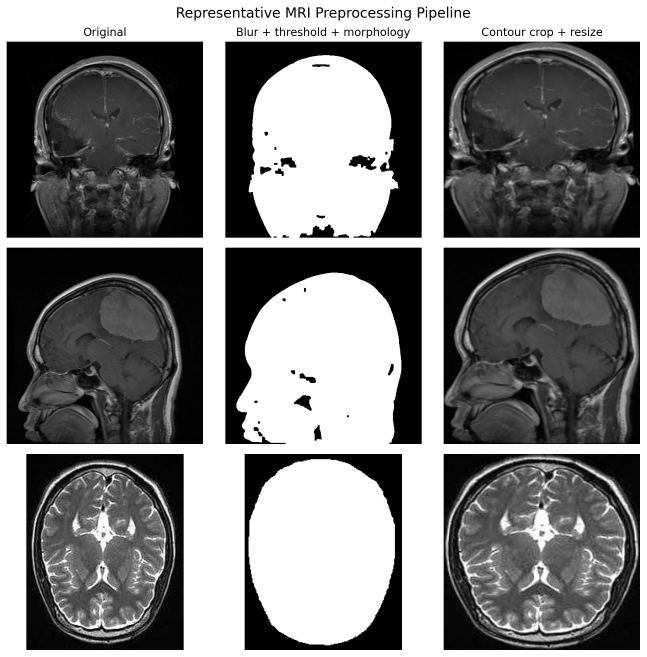
#> input picture preprocessing_diagnostics/preprocessing_before_after.png, 1939 x 1970 px, given in place of Tr-no_337.jpg, which was not available (shown at 1/3 size)
$ jupyter execute --allow-errors MRI_SCAN.ipynb   (text cells are left out)
#> lines starting #> are read from the running program, lines starting #| are printed output that depends on the picture; after the words box and inside, x2 and y2 are one past the last pixel; in counts of white or black regions, pixels touching at a corner belong together; long printed decimals are rounded; pictures that were not available may be replaced by others from this repository, and a replacement may not be noted
### utils.py
"""Reusable data, model, and explainability helpers for the MRI notebook."""

import os
import numpy as np
import pandas as pd
import tensorflow as tf


# [11 lines left out: function build_df, not called in this run]


def load_all_data(training_dir, testing_dir):
    """Load training, testing, and combined image metadata tables."""
    missing_dirs = [
        directory for directory in (training_dir, testing_dir)
        if not os.path.isdir(directory)
    ]
    if missing_dirs:
        raise FileNotFoundError(
            'MRI dataset folders were not found: '
            f'{missing_dirs}. Set MRI_DATA_DIR to the folder containing '
            'Training and Testing subfolders.'
        )
    training_data = build_df(training_dir)
    testing_data = build_df(testing_dir)
    all_data = pd.concat([training_data, testing_data], ignore_index=True)
    return training_data, testing_data, all_data


# [115 lines left out: functions make_augmentation, build_dataset, build_efficientnet, build_gradcam_model, make_gradcam_heatmap, not called in this run]

### MRI_SCAN.ipynb
[cell 1]
import gc
import json
import os
from pathlib import Path

import cv2
import matplotlib.pyplot as plt
import numpy as np
import pandas as pd
import seaborn as sns
import tensorflow as tf
from PIL import Image
from sklearn.metrics import accuracy_score, classification_report, confusion_matrix, f1_score
from sklearn.model_selection import train_test_split
from sklearn.preprocessing import LabelEncoder
from tensorflow.keras.applications.efficientnet import preprocess_input

from utils import (
    build_dataset,
    build_gradcam_model,
    build_efficientnet,
    load_all_data,
    make_augmentation,
    make_gradcam_heatmap,
)

DATA_DIR = os.environ.get('MRI_DATA_DIR')
if DATA_DIR is None:
    DATA_DIR = next(
        (
            candidate for candidate in ('./Data', './data', './archive')
            if os.path.isdir(os.path.join(candidate, 'Training'))
            and os.path.isdir(os.path.join(candidate, 'Testing'))
        ),
        './data'
    )
TRAINING_DIR = os.path.join(DATA_DIR, 'Training')
TESTING_DIR = os.path.join(DATA_DIR, 'Testing')

#> (a cell that did not finish here is left out)

#> (a cell that did not finish here is left out)

#> (a cell that did not finish here is left out)

#> (a cell that did not finish here is left out)

[cell 6]
# Estimate the fraction of near-black pixels in the sampled images.
black_pixel_records = []

#> (the rest of this cell did not finish here and is left out)

#> (a cell that did not finish here is left out)

[cell 8]
# Scan every listed image and record files that cannot be opened or decoded.
corrupt_files = []

#> (the rest of this cell did not finish here and is left out)

[cell 9]
crop_fallback_count = 0
full_image_bbox_count = 0


def crop_and_resize_image(
    image_path,
    output_size=(224, 224),
    threshold_method='fixed',
    opening_kernel_size=5,
    min_contour_area_ratio=0.01,
    return_details=False
):
    global crop_fallback_count, full_image_bbox_count

    grayscale_image = np.asarray(Image.open(image_path).convert('L'))
    blurred_image = cv2.GaussianBlur(grayscale_image, (5, 5), 0)
    if threshold_method == 'otsu':
        _, thresholded_image = cv2.threshold(
            blurred_image, 0, 255, cv2.THRESH_BINARY + cv2.THRESH_OTSU
        )
    elif threshold_method == 'fixed':
        _, thresholded_image = cv2.threshold(
            blurred_image, 15, 255, cv2.THRESH_BINARY
        )
    else:
        raise ValueError("threshold_method must be 'otsu' or 'fixed'")

    cleanup_kernel = np.ones((opening_kernel_size, opening_kernel_size), dtype=np.uint8)
    thresholded_image = cv2.morphologyEx(
        thresholded_image, cv2.MORPH_OPEN, cleanup_kernel
    )
    thresholded_image = cv2.morphologyEx(
        thresholded_image, cv2.MORPH_CLOSE, cleanup_kernel
    )
    contours, _ = cv2.findContours(
        thresholded_image, cv2.RETR_EXTERNAL, cv2.CHAIN_APPROX_SIMPLE
    )
    image_area = grayscale_image.shape[0] * grayscale_image.shape[1]
    minimum_contour_area = min_contour_area_ratio * image_area
    valid_contours = [
        contour for contour in contours
        if cv2.contourArea(contour) >= minimum_contour_area
    ]

    if not valid_contours:
        crop_fallback_count += 1
        crop = grayscale_image
        bounding_box = (0, 0, grayscale_image.shape[1], grayscale_image.shape[0])
    else:
        largest_contour = max(valid_contours, key=cv2.contourArea)
        x, y, width, height = cv2.boundingRect(largest_contour)
        bounding_box = (x, y, width, height)
        if bounding_box == (0, 0, grayscale_image.shape[1], grayscale_image.shape[0]):
            full_image_bbox_count += 1
        crop = grayscale_image[y:y + height, x:x + width]

    processed_image = cv2.resize(crop, output_size, interpolation=cv2.INTER_AREA)
    if return_details:
        return processed_image, thresholded_image, bounding_box
    return processed_image

[cell 10]
# Compare original, cleaned threshold, and cropped images using the fixed threshold.
samples_per_class = 5
comparison_rows = []

#> (the rest of this cell did not finish here and is left out)

[cell 11]
# Persist the existing fixed-threshold comparison for README and project reports.
preprocessing_output_dir = Path('preprocessing_diagnostics')
preprocessing_output_dir.mkdir(exist_ok=True)

#> (the rest of this cell did not finish here and is left out)

[cell 12]
# Rank the previous notumor/meningioma examples by disconnected components in the old mask.
noisy_candidates = []
for item in comparison_rows:
    if item['Class'] not in {'notumor', 'meningioma'}:
        continue
    component_count, _, component_stats, _ = cv2.connectedComponentsWithStats(
        item['Thresholded'], connectivity=8
    )
    component_areas = component_stats[1:, cv2.CC_STAT_AREA]
    noise_components = component_areas[component_areas < 0.01 * item['Original'].size]
    noisy_candidates.append({
        'Class': item['Class'],
        'Path': item['Path'],
        'Noise Components': len(noise_components),
        'Old Component Count': component_count - 1
    })

#> (the rest of this cell did not finish here and is left out)

[cell 13]
# Inspect the two suspicious masks and the contours that currently survive filtering.
suspicious_paths = [
    os.path.join(TRAINING_DIR, 'notumor', 'Tr-no_337.jpg'),
    os.path.join(TRAINING_DIR, 'notumor', 'Tr-no_30.jpg')
]

for image_path in suspicious_paths:
    grayscale_image = np.asarray(Image.open(image_path).convert('L'))
    blurred_image = cv2.GaussianBlur(grayscale_image, (5, 5), 0)
    _, diagnostic_mask = cv2.threshold(blurred_image, 15, 255, cv2.THRESH_BINARY)
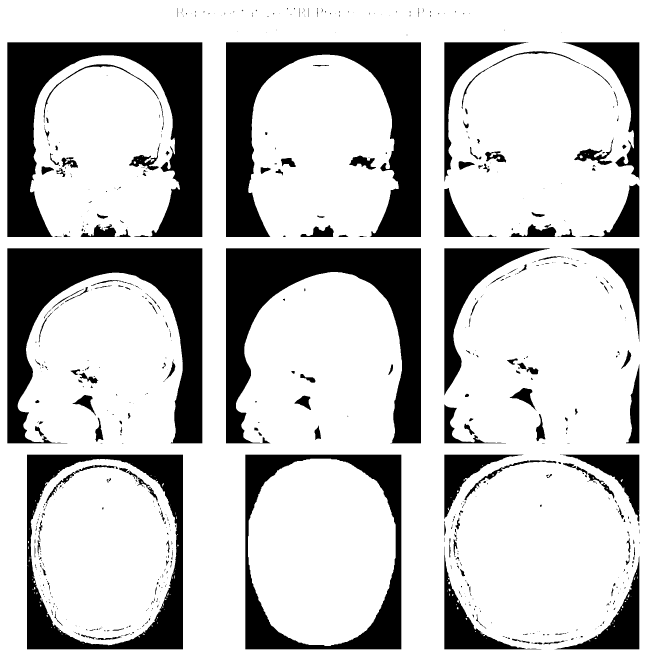
#> diagnostic_mask: shape (1970, 1939) (shown at 1/3 size); 76% white; 639 black regions (401 under 20 px), largest, box (x1, y1, x2, y2) and area: (22, 127, 607, 711) 139904, (678, 127, 1263, 711) 137088, (22, 745, 607, 1330) 132870
    cleanup_kernel = np.ones((5, 5), dtype=np.uint8)
    diagnostic_mask = cv2.morphologyEx(diagnostic_mask, cv2.MORPH_OPEN, cleanup_kernel)
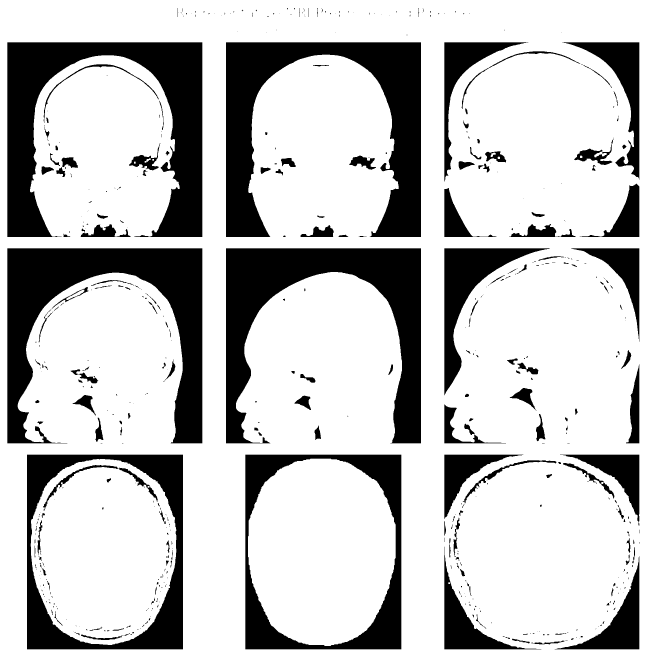
#> diagnostic_mask: shape (1970, 1939) (shown at 1/3 size); 75.9% white; 532 black regions (324 under 20 px), largest, box (x1, y1, x2, y2) and area: (22, 127, 607, 711) 140017, (678, 127, 1263, 711) 137098, (22, 745, 607, 1330) 133246
    diagnostic_mask = cv2.morphologyEx(diagnostic_mask, cv2.MORPH_CLOSE, cleanup_kernel)
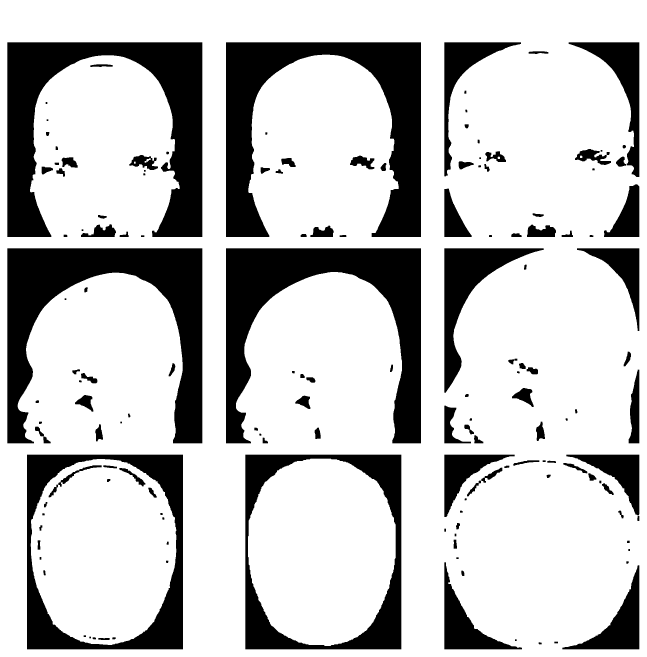
#> diagnostic_mask: shape (1970, 1939) (shown at 1/3 size); 76.3% white; 153 black regions, largest, box (x1, y1, x2, y2) and area: (22, 127, 607, 711) 139702, (678, 127, 1263, 711) 136701, (22, 745, 607, 1330) 132387
    contours, _ = cv2.findContours(
        diagnostic_mask, cv2.RETR_EXTERNAL, cv2.CHAIN_APPROX_SIMPLE
    )
#> contours = [[[0, 0], [0, 1969], [1938, 1969], [1938, 0]]]
    minimum_contour_area = 0.01 * grayscale_image.size
#> minimum_contour_area = 38198.3
    valid_contours = [
        contour for contour in contours
        if cv2.contourArea(contour) >= minimum_contour_area
    ]
#> valid_contours = [[[0, 0], [0, 1969], [1938, 1969], [1938, 0]]]
    if valid_contours:
        selected_contour = max(valid_contours, key=cv2.contourArea)
#> selected_contour = [[0, 0], [0, 1969], [1938, 1969], [1938, 0]]
        x, y, width, height = cv2.boundingRect(selected_contour)
#> x = 0; y = 0; width = 1939; height = 1970
        bbox_mask = diagnostic_mask[y:y + height, x:x + width]
        foreground_fraction = (bbox_mask > 0).mean()
#> foreground_fraction = 0.763
        print(f'Path: {image_path}')
        print(f'  Image shape: {grayscale_image.shape}')
#|   Image shape: (1970, 1939)
        print(f'  Total foreground fraction: {(diagnostic_mask > 0).mean():.6f}')
#|   Total foreground fraction: 0.7635
        print(f'  Selected contour area: {cv2.contourArea(selected_contour):.1f}')
#|   Selected contour area: 3815922.0
        print(f'  Bounding box: {(x, y, width, height)}')
#|   Bounding box: (0, 0, 1939, 1970)
        print(f'  Foreground fraction inside bounding box: {foreground_fraction:.6f}')
#|   Foreground fraction inside bounding box: 0.7635
    else:
        print(f'Path: {image_path}')
        print('  No contour passed the minimum area filter.')
#> pass 2 of the loop `for image_path in suspicious_paths:`:
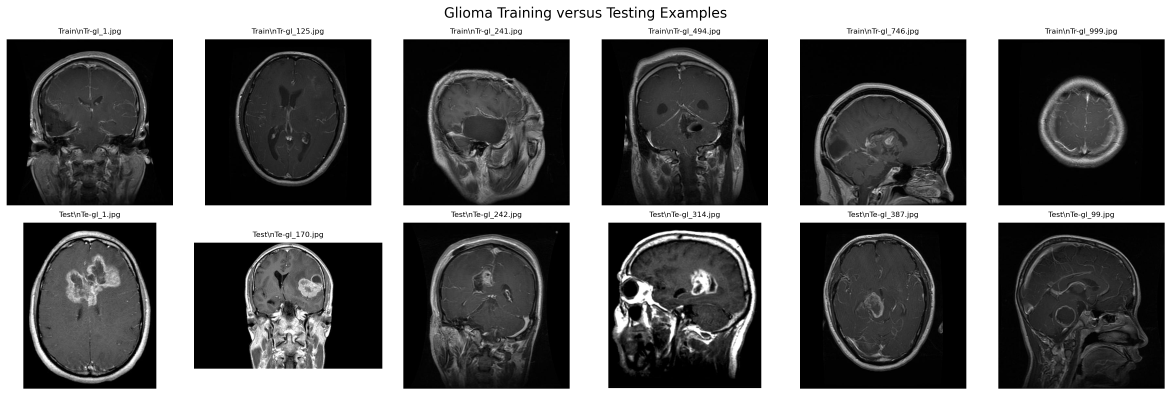
#> input picture assets/glioma_training_testing_comparison.png, 3513 x 1186 px, given in place of Tr-no_30.jpg, which was not available (shown at 1/3 size)
#> grayscale_image: shape (1186, 3513)
#> blurred_image: shape (1186, 3513)
#> `diagnostic_mask = cv2.morphologyEx(diagnostic_mask, cv2.MORPH_CLOSE, c..`:
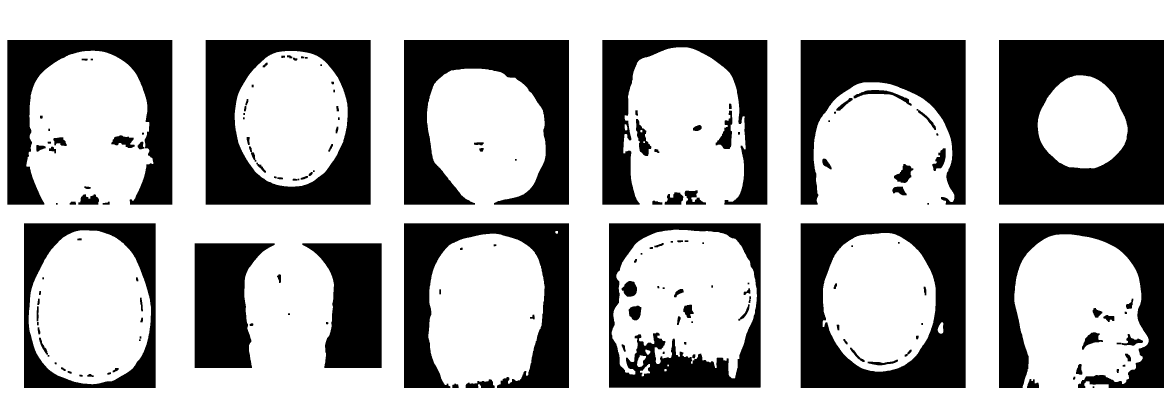
#> diagnostic_mask: shape (1186, 3513) (shown at 1/3 size); 66.3% white; 164 black regions, largest, box (x1, y1, x2, y2) and area: (2997, 120, 3492, 614) 187168, (617, 120, 1112, 614) 136022, (2402, 670, 2897, 1164) 132319
#> `contours, _ = cv2.findContours( diagnostic_mask, cv2.RETR_EXTERNAL, cv..`: contours = [[[0, 0], [0, 1185], [3512, 1185], [3512, 0]]]
#> selected_contour = [[0, 0], [0, 1185], [3512, 1185], [3512, 0]]
#> `x, y, width, height = cv2.boundingRect(selected_contour)`: width = 3513; height = 1186
#> foreground_fraction = 0.663
#|   Image shape: (1186, 3513)
#|   Total foreground fraction: 0.6631
#|   Selected contour area: 4161720.0
#|   Bounding box: (0, 0, 3513, 1186)
#|   Foreground fraction inside bounding box: 0.6631

[cell 14]
# Distinguish a true fallback from a valid contour that covers the entire image.
print(f'Fallbacks used during targeted recheck: {crop_fallback_count}')
print(f'Valid full-image contours during targeted recheck: {full_image_bbox_count}')
for image_path in suspicious_paths:
    _, mask, bounding_box = crop_and_resize_image(
        image_path, threshold_method='fixed', return_details=True
    )
#> in crop_and_resize_image, `contours, _ = cv2.findContours( thresholded_image, cv2.RETR_EXTERNAL, ..`: contours = [[[0, 0], [0, 1969], [1938, 1969], [1938, 0]]]
#> in crop_and_resize_image, `largest_contour = max(valid_contours, key=cv2.contourArea)`: largest_contour = [[0, 0], [0, 1969], [1938, 1969], [1938, 0]]
#> in crop_and_resize_image, `x, y, width, height = cv2.boundingRect(largest_contour)`: x = 0; width = 1939; height = 1970
#> in crop_and_resize_image, `bounding_box = (x, y, width, height)`: bounding_box = (0, 0, 1939, 1970)
#> in crop_and_resize_image, `processed_image = cv2.resize(crop, output_size, interpolation=cv2.INTE..`:
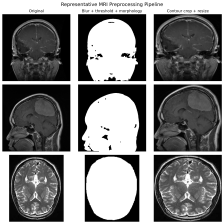
#> processed_image: shape (224, 224); min 0, max 255, mean 124.8
#> bounding_box = (0, 0, 1939, 1970)
    print(
        f'{os.path.basename(image_path)}: '
        f'mask foreground={((mask > 0).mean()):.3f}, '
        f'bounding box={bounding_box}'
    )
#| Tr-no_337.jpg: mask foreground=0.763, bounding box=(0, 0, 1939, 1970)
#> pass 2 of the loop `for image_path in suspicious_paths:`:
#> in crop_and_resize_image (call 2), `contours, _ = cv2.findContours( thresholded_image, cv2.RETR_EXTERNAL, ..`: contours = [[[0, 0], [0, 1185], [3512, 1185], [3512, 0]]]
#> largest_contour = [[0, 0], [0, 1185], [3512, 1185], [3512, 0]]
#> in crop_and_resize_image (call 2), `x, y, width, height = cv2.boundingRect(largest_contour)`: width = 3513; height = 1186
#> in crop_and_resize_image (call 2), `bounding_box = (x, y, width, height)`: bounding_box = (0, 0, 3513, 1186)
#> in crop_and_resize_image (call 2), `processed_image = cv2.resize(crop, output_size, interpolation=cv2.INTE..`:
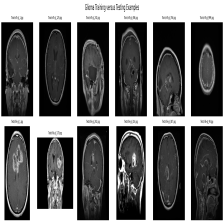
#> processed_image: shape (224, 224); min 0, max 255, mean 103.1
#| Tr-no_30.jpg: mask foreground=0.663, bounding box=(0, 0, 3513, 1186)
